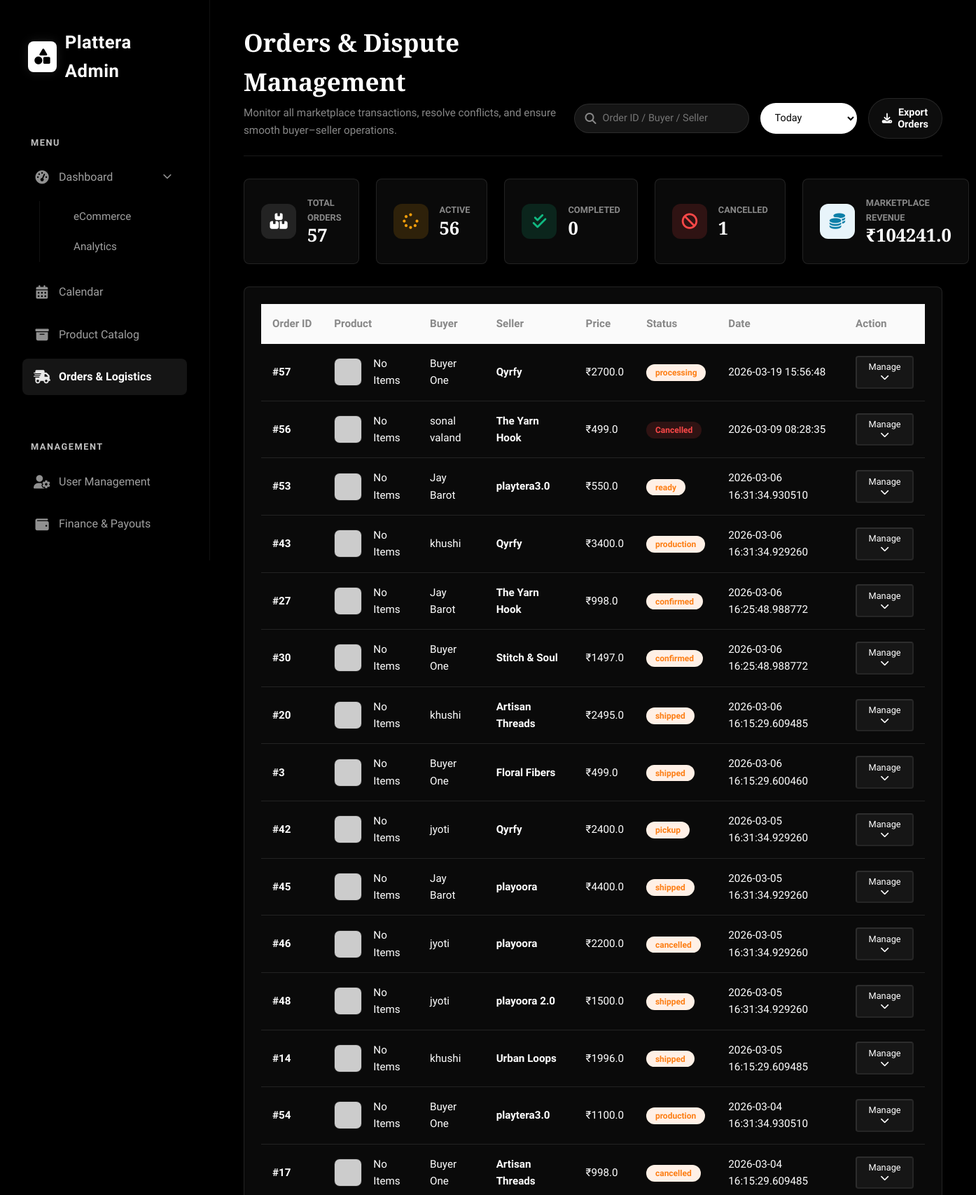
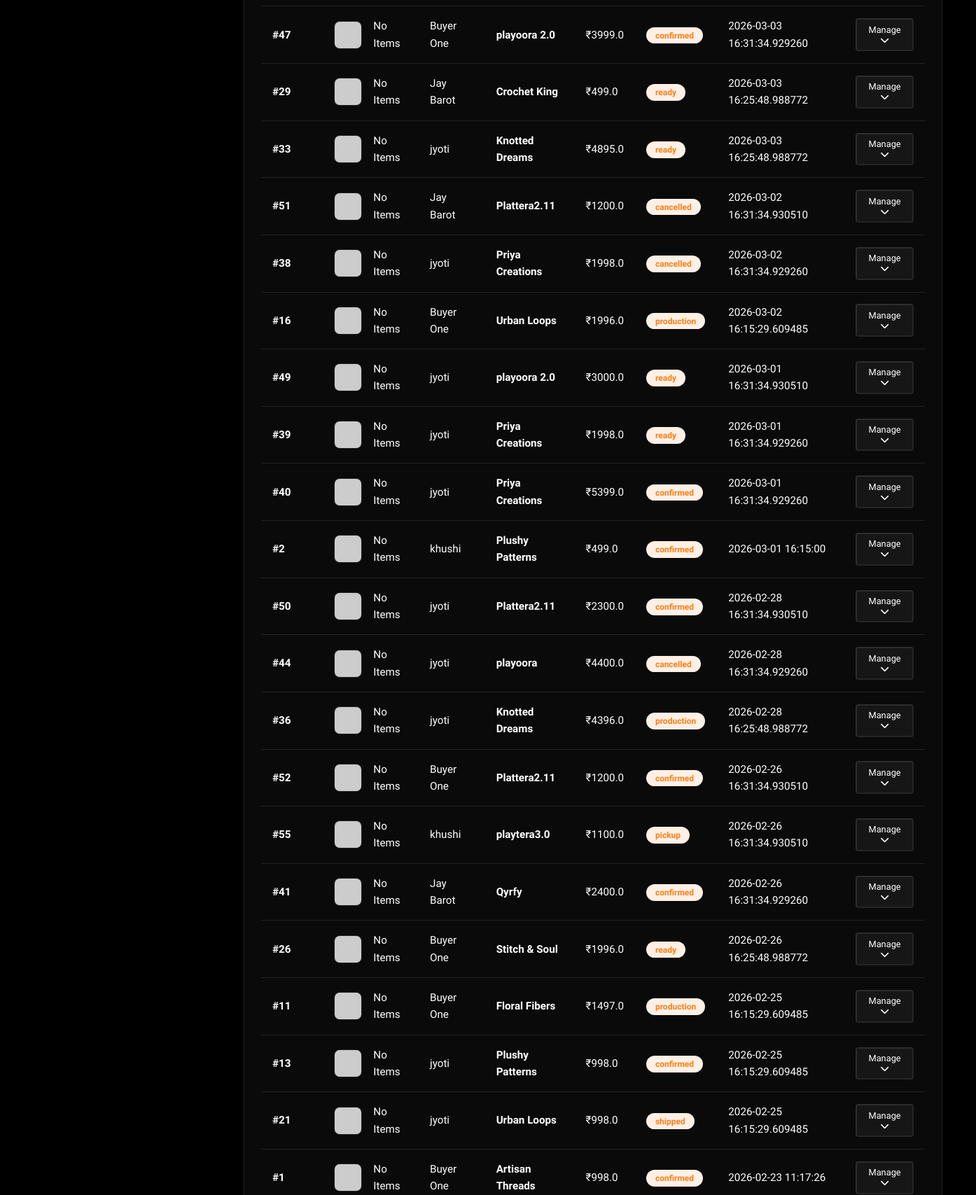
Screenshot of /admin/orders (signed in, upper part) with the database file from the repository (2 pictures, top to bottom).
### tables this page shows
CREATE TABLE orders (
        order_id INTEGER PRIMARY KEY AUTOINCREMENT,
        u_id INTEGER,
        total_amount REAL,
        order_status TEXT DEFAULT 'pending',
        created_at TIMESTAMP DEFAULT CURRENT_TIMESTAMP, shipping_address TEXT, payment_method TEXT, razorpay_order_id TEXT, razorpay_payment_id TEXT, razorpay_signature TEXT, seller_id INTEGER REFERENCES users(u_id), coupon_used TEXT, discount_amount REAL,
        FOREIGN KEY (u_id) REFERENCES users(u_id)
    );

CREATE TABLE users (
        u_id INTEGER PRIMARY KEY AUTOINCREMENT,
        u_name TEXT NOT NULL,
        u_email TEXT UNIQUE NOT NULL,
        u_password TEXT NOT NULL,
        u_role TEXT CHECK(u_role IN ('admin','seller','buyer')) NOT NULL,
        created_at TIMESTAMP DEFAULT CURRENT_TIMESTAMP
    , first_name TEXT, last_name TEXT, approval_status TEXT DEFAULT 'Approved', phone_number TEXT, reset_token TEXT, reset_expiry TIMESTAMP);

CREATE TABLE seller_profiles (
        sp_id INTEGER PRIMARY KEY AUTOINCREMENT,
        u_id INTEGER,
        shop_name TEXT,
        shop_description TEXT, location TEXT, profile_image TEXT, created_at DATETIME, address TEXT,
        FOREIGN KEY (u_id) REFERENCES users(u_id) ON DELETE CASCADE
    );

### blueprints/admin.py (the view)
@admin_bp.route('/admin/orders')
def manage_orders():
    if not session.get('admin_logged_in'):
        return redirect(url_for('admin.login'))
    orders = query_db("""
        SELECT o.*, u.u_name as buyer_name, sp.shop_name,
               (SELECT p_name FROM products p JOIN order_items oi ON p.p_id = oi.p_id WHERE oi.order_id = o.order_id LIMIT 1) as p_name,
               (SELECT pi.image_url FROM product_images pi JOIN order_items oi ON pi.p_id = oi.p_id WHERE oi.order_id = o.order_id LIMIT 1) as p_image,
               (SELECT COUNT(*) FROM order_items WHERE order_id = o.order_id) as item_count
        FROM orders o
        JOIN users u ON o.u_id = u.u_id
        LEFT JOIN seller_profiles sp ON o.seller_id = sp.u_id
        ORDER BY o.created_at DESC
    """)
    stats = {
        'total': len(orders),
        'active': len([o for o in orders if o['order_status'] not in ['Delivered', 'Cancelled']]),
        'completed': len([o for o in orders if o['order_status'] == 'Delivered']),
        'cancelled': len([o for o in orders if o['order_status'] == 'Cancelled']),
        'revenue': sum(o['total_amount'] for o in orders if o['total_amount'] is not None and o['order_status'] not in ['Delivered', 'Cancelled'])
    }
    return render_template('admin/orders.html', orders=orders, stats=stats)

### db.py (called while the page is built)
def get_db():
    if 'db' not in g:
        g.db = sqlite3.connect(DATABASE)
        g.db.row_factory = sqlite3.Row
    return g.db

def query_db(query, args=(), one=False):
    cur = get_db().execute(query, args)
    rv = cur.fetchall()
    cur.close()
    return (rv[0] if rv else None) if one else rv

### models.py (called while the page is built)
    @staticmethod
    def get(user_id):
        row = query_db(
            'SELECT u_id, u_name, u_email, u_role, approval_status, phone_number, first_name, last_name, created_at FROM users WHERE u_id = ?',
            [user_id], one=True
        )
        if row is None:
            return None
        return User(
            u_id=row['u_id'],
            u_name=row['u_name'],
            u_email=row['u_email'],
            u_role=row['u_role'],
            approval_status=row['approval_status'],
            phone_number=row['phone_number'],
            first_name=row['first_name'],
            last_name=row['last_name'],
            created_at=row['created_at']
        )

### templates/admin/orders.html (shortened to what this page needs)
<!DOCTYPE html>
<html lang="en">
<head>
    <link rel="stylesheet" href="https://cdnjs.cloudflare.com/ajax/libs/font-awesome/6.4.0/css/all.min.css">
</head>
<body>
    {% include 'admin/sidebar.html' %}
    <main class="main-content">
        <header class="top-header">
            <div class="page-title">
                <h1>Orders & Dispute Management</h1>
                <p>Monitor all marketplace transactions, resolve conflicts, and ensure smooth buyer–seller operations.
                </p>
            </div>
            <div class="header-actions">
                <div class="search-bar">
                    <i class="fa-solid fa-search"></i>
                    <input type="text" placeholder="Order ID / Buyer / Seller">
                </div>
                <select
                    style="padding: 0.7rem 1rem; border: 1px solid var(--border-color); border-radius: 50px; font-family: inherit; font-size: 0.9rem; background: white; cursor: pointer;">
                    <option>Today</option>
                </select>
                <button class="btn btn-outline"><i class="fa-solid fa-download"></i> Export Orders</button>
            </div>
        </header>
        <div id="tab-all" class="tab-content active">
            <div class="grid-5">
                <div class="card stat-card" style="margin-bottom:0;">
                    <div class="stat-icon" style="background:var(--primary-light); color:var(--primary);"><i
                            class="fa-solid fa-boxes-stacked"></i></div>
                    <div class="stat-info">
                        <span class="stat-title">Total Orders</span>
                        <span class="stat-value">{{ stats.total }}</span>
                    </div>
                </div>
                <div class="card stat-card" style="margin-bottom:0;">
                    <div class="stat-icon" style="background:var(--warning-light); color:var(--warning);"><i
                            class="fa-solid fa-spinner"></i></div>
                    <div class="stat-info">
                        <span class="stat-title">Active</span>
                        <span class="stat-value">{{ stats.active }}</span>
                    </div>
                </div>
                <div class="card stat-card" style="margin-bottom:0;">
                    <div class="stat-icon" style="background:var(--success-light); color:var(--success);"><i
                            class="fa-solid fa-check-double"></i></div>
                    <div class="stat-info">
                        <span class="stat-title">Completed</span>
                        <span class="stat-value">{{ stats.completed }}</span>
                    </div>
                </div>
                <div class="card stat-card" style="margin-bottom:0;">
                    <div class="stat-icon" style="background:var(--danger-light); color:var(--danger);"><i
                            class="fa-solid fa-ban"></i></div>
                    <div class="stat-info">
                        <span class="stat-title">Cancelled</span>
                        <span class="stat-value">{{ stats.cancelled }}</span>
                    </div>
                </div>
                <div class="card stat-card" style="margin-bottom:0; grid-column: auto;">
                    <div class="stat-icon" style="background:#e8f4fa; color:#0c7fa8;"><i class="fa-solid fa-coins"></i>
                    </div>
                    <div class="stat-info">
                        <span class="stat-title">Marketplace Revenue</span>
                        <span class="stat-value">₹{{ stats.revenue }}</span>
                    </div>
                </div>
            </div>
            <div class="card">
                <div class="table-wrap">
                    <table>
                        <thead>
                            <tr>
                                <th>Order ID</th>
                                <th>Product</th>
                                <th>Buyer</th>
                                <th>Seller</th>
                                <th>Price</th>
                                <th>Status</th>
                                <th>Date</th>
                                <th>Action</th>
                            </tr>
                        </thead>
                        <tbody>
                            {% for o in orders %}
                            <tr class="hoverable">
                                <td><strong>#{{ o.order_id }}</strong></td>
                                <td>
                                    <div class="flex-cell">
                                        <img src="{{ url_for('static', filename='uploads/' + o.p_image) if o.p_image else 'https://via.placeholder.com/100' }}"
                                            class="p-image">
                                        <span>{{ o.p_name or 'Multiple Items (' + (o.item_count|string) + ')' if
                                            o.item_count > 0 else 'No Items' }}</span>
                                    </div>
                                </td>
                                <td>{{ o.buyer_name }}</td>
                                <td><a href="#" style="color:var(--primary); font-weight:bold;">{{ o.shop_name or
                                        'Admin' }}</a></td>
                                <td>₹{{ o.total_amount }}</td>
                                <td>
                                    {% if o.order_status == 'Delivered' %}
                                    <span class="badge badge-delivered">Delivered</span>
                                    {% elif o.order_status == 'Cancelled' %}
                                    <span class="badge badge-cancelled">Cancelled</span>
                                    {% elif o.order_status == 'Shipped' %}
                                    <span class="badge badge-shipped">Shipped</span>
                                    {% else %}
                                    <span class="badge badge-inprod">{{ o.order_status }}</span>
                                    {% endif %}
                                </td>
                                <td>{{ o.created_at }}</td>
                                <td>
                                    <button class="btn-outline"
                                        style="padding:0.4rem 0.8rem; font-size:0.8rem; border-radius:4px;"
                                        onclick="toggleDetail('order-{{ o.order_id }}')">Manage <i
                                            class="fa-solid fa-chevron-down"></i></button>
                                </td>
                            </tr>
                            {% endfor %}
                        </tbody>
                    </table>
                </div>
            </div>
        </div>
    </main>
</body>
</html>

### static/css/admin_sidebar.css (style rules this page uses)
:root { --sidebar-bg: #000000; --sidebar-border: #111111; --sidebar-text: #a0a0a0; --sidebar-text-active: #ffffff; --sidebar-bg-active: #151515; --sidebar-title: #f0f0f0; --sidebar-width: 300px; --radius-md: 8px; --transition: all 0.3s cubic-bezier(0.4, 0, 0.2, 1); --accent-color: #ffffff; }

### templates/admin/orders.html (style rules this page uses)
:root { --primary: #ffffff; --primary-light: rgba(255, 255, 255, 0.1); --primary-dark: #e0e0e0; --secondary: #111111; --bg-body: #000000; --bg-card: #0a0a0a; --bg-hover: #151515; --text-dark: #ffffff; --text-muted: #888888; --border-color: rgba(255, 255, 255, 0.1); --success: #10b981; --success-light: rgba(16, 185, 129, 0.15); --warning: #f59e0b; --warning-light: rgba(245, 158, 11, 0.15); --danger: #fb4848; --danger-light: rgba(251, 72, 72, 0.15); --info: #3ba2b8; --info-light: rgba(59, 162, 184, 0.15); --font-head: 'Crimson Pro', serif; --font-body: 'Tenor Sans', sans-serif; --shadow-sm: none; --shadow-hover: 0 4px 15px rgba(255, 255, 255, 0.05); --radius-md: 12px; --radius-sm: 6px; --transition: all 0.3s ease; --sidebar-width: 300px; }
* { margin: 0; padding: 0; box-sizing: border-box; }
body { font-family: var(--font-body); color: var(--text-dark); background-color: var(--bg-body); line-height: 1.6; display: flex; min-height: 100vh; }
h1, h2, h3, h4, h5, h6 { font-family: var(--font-head); font-weight: 600; }
a { text-decoration: none; color: inherit; }
button { cursor: pointer; font-family: inherit; }
.main-content { flex: 1; margin-left: var(--sidebar-width); padding: 2rem 3rem; width: calc(100% - var(--sidebar-width)); display: flex; flex-direction: column; }
.top-header { display: flex; justify-content: space-between; align-items: flex-end; margin-bottom: 2rem; padding-bottom: 1.5rem; border-bottom: 1px solid var(--border-color); }
.page-title h1 { font-size: 2.2rem; color: var(--text-dark); margin-bottom: 0.3rem; }
.page-title p { color: var(--text-muted); font-size: 0.95rem; max-width: 600px; }
.header-actions { display: flex; gap: 1rem; align-items: center; }
.search-bar { position: relative; }
.search-bar i { position: absolute; left: 1rem; top: 50%; transform: translateY(-50%); color: var(--text-muted); }
.search-bar input { padding: 0.7rem 1rem 0.7rem 2.5rem; border: 1px solid var(--border-color); border-radius: 50px; font-family: inherit; width: 250px; font-size: 0.9rem; background: var(--bg-hover); color: var(--text-dark); transition: var(--transition); }
.btn { padding: 0.7rem 1.2rem; border-radius: 50px; font-family: inherit; font-weight: bold; font-size: 0.9rem; transition: var(--transition); display: inline-flex; align-items: center; gap: 0.5rem; border: 1px solid transparent; }
.btn-outline { background: rgba(255, 255, 255, 0.05); border-color: var(--border-color); color: var(--text-dark); }
.tab-content { display: none; animation: fadeIn 0.3s ease; }
.tab-content.active { display: block; }
.grid-5 { display: grid; grid-template-columns: repeat(5, 1fr); gap: 1.5rem; margin-bottom: 2rem; }
.card { background: var(--bg-card); border-radius: var(--radius-md); padding: 1.5rem; border: 1px solid var(--border-color); box-shadow: var(--shadow-sm); margin-bottom: 2rem; }
.stat-card { display: flex; align-items: center; gap: 1rem; padding: 1.5rem; }
.stat-icon { width: 50px; height: 50px; border-radius: 12px; display: flex; align-items: center; justify-content: center; font-size: 1.4rem; color: var(--primary); background: var(--primary-light); flex-shrink: 0; }
.stat-info { display: flex; flex-direction: column; }
.stat-title { font-size: 0.8rem; color: var(--text-muted); text-transform: uppercase; font-weight: bold; }
.stat-value { font-size: 1.6rem; font-family: var(--font-head); font-weight: bold; color: var(--text-dark); line-height: 1.2; }
.table-wrap { overflow-x: auto; }
table { width: 100%; border-collapse: collapse; font-size: 0.95rem; }
th, td { padding: 1rem; text-align: left; border-bottom: 1px solid var(--border-color); vertical-align: middle; }
th { color: var(--text-muted); font-weight: 600; background: #fafafa; white-space: nowrap; }
.p-image { width: 40px; height: 40px; border-radius: 8px; object-fit: cover; border: 1px solid var(--border-color); }
.flex-cell { display: flex; align-items: center; gap: 1rem; }
.badge { padding: 0.3rem 0.8rem; border-radius: 20px; font-size: 0.75rem; font-weight: bold; white-space: nowrap; }
.badge-inprod { background: #fff0e6; color: #fd7e14; }
.badge-cancelled { background: var(--danger-light); color: var(--danger); }

### rows the page displays
orders: order_id "57", p_name "No Items", buyer_name "Buyer One", shop_name "Qyrfy", total_amount "2700.0", order_status "processing", created_at "2026-03-19 15:56:48"
orders: order_id "56", p_name "No Items", buyer_name "sonal valand", shop_name "The Yarn Hook", total_amount "499.0", order_status "Cancelled", created_at "2026-03-09 08:28:35"
orders: order_id "53", p_name "No Items", buyer_name "Jay Barot", shop_name "playtera3.0", total_amount "550.0", order_status "ready", created_at "2026-03-06 16:31:34.930510"
orders: order_id "43", p_name "No Items", buyer_name "khushi", shop_name "Qyrfy", total_amount "3400.0", order_status "production", created_at "2026-03-06 16:31:34.929260"
orders: order_id "27", p_name "No Items", buyer_name "Jay Barot", shop_name "The Yarn Hook", total_amount "998.0", order_status "confirmed", created_at "2026-03-06 16:25:48.988772"
orders: order_id "30", p_name "No Items", buyer_name "Buyer One", shop_name "Stitch & Soul", total_amount "1497.0", order_status "confirmed", created_at "2026-03-06 16:25:48.988772"
orders: order_id "20", p_name "No Items", buyer_name "khushi", shop_name "Artisan Threads", total_amount "2495.0", order_status "shipped", created_at "2026-03-06 16:15:29.609485"
orders: order_id "3", p_name "No Items", buyer_name "Buyer One", shop_name "Floral Fibers", total_amount "499.0", order_status "shipped", created_at "2026-03-06 16:15:29.600460"
orders: order_id "42", p_name "No Items", buyer_name "jyoti", shop_name "Qyrfy", total_amount "2400.0", order_status "pickup", created_at "2026-03-05 16:31:34.929260"
orders: order_id "45", p_name "No Items", buyer_name "Jay Barot", shop_name "playoora", total_amount "4400.0", order_status "shipped", created_at "2026-03-05 16:31:34.929260"
orders: order_id "46", p_name "No Items", buyer_name "jyoti", shop_name "playoora", total_amount "2200.0", order_status "cancelled", created_at "2026-03-05 16:31:34.929260"
orders: order_id "48", p_name "No Items", buyer_name "jyoti", shop_name "playoora 2.0", total_amount "1500.0", order_status "shipped", created_at "2026-03-05 16:31:34.929260"
orders: order_id "14", p_name "No Items", buyer_name "khushi", shop_name "Urban Loops", total_amount "1996.0", order_status "shipped", created_at "2026-03-05 16:15:29.609485"
orders: order_id "54", p_name "No Items", buyer_name "Buyer One", shop_name "playtera3.0", total_amount "1100.0", order_status "production", created_at "2026-03-04 16:31:34.930510"
orders: order_id "17", p_name "No Items", buyer_name "Buyer One", shop_name "Artisan Threads", total_amount "998.0", order_status "cancelled", created_at "2026-03-04 16:15:29.609485"
orders: order_id "47", p_name "No Items", buyer_name "Buyer One", shop_name "playoora 2.0", total_amount "3999.0", order_status "confirmed", created_at "2026-03-03 16:31:34.929260"
orders: order_id "29", p_name "No Items", buyer_name "Jay Barot", shop_name "Crochet King", total_amount "499.0", order_status "ready", created_at "2026-03-03 16:25:48.988772"
orders: order_id "33", p_name "No Items", buyer_name "jyoti", shop_name "Knotted Dreams", total_amount "4895.0", order_status "ready", created_at "2026-03-03 16:25:48.988772"
orders: order_id "51", p_name "No Items", buyer_name "Jay Barot", shop_name "Plattera2.11", total_amount "1200.0", order_status "cancelled", created_at "2026-03-02 16:31:34.930510"
orders: order_id "38", p_name "No Items", buyer_name "jyoti", shop_name "Priya Creations", total_amount "1998.0", order_status "cancelled", created_at "2026-03-02 16:31:34.929260"
orders: order_id "16", p_name "No Items", buyer_name "Buyer One", shop_name "Urban Loops", total_amount "1996.0", order_status "production", created_at "2026-03-02 16:15:29.609485"
orders: order_id "49", p_name "No Items", buyer_name "jyoti", shop_name "playoora 2.0", total_amount "3000.0", order_status "ready", created_at "2026-03-01 16:31:34.930510"
orders: order_id "39", p_name "No Items", buyer_name "jyoti", shop_name "Priya Creations", total_amount "1998.0", order_status "ready", created_at "2026-03-01 16:31:34.929260"
orders: order_id "40", p_name "No Items", buyer_name "jyoti", shop_name "Priya Creations", total_amount "5399.0", order_status "confirmed", created_at "2026-03-01 16:31:34.929260"
orders: order_id "2", p_name "No Items", buyer_name "khushi", shop_name "Plushy Patterns", total_amount "499.0", order_status "confirmed", created_at "2026-03-01 16:15:00"
orders: order_id "50", p_name "No Items", buyer_name "jyoti", shop_name "Plattera2.11", total_amount "2300.0", order_status "confirmed", created_at "2026-02-28 16:31:34.930510"
orders: order_id "44", p_name "No Items", buyer_name "jyoti", shop_name "playoora", total_amount "4400.0", order_status "cancelled", created_at "2026-02-28 16:31:34.929260"
orders: order_id "36", p_name "No Items", buyer_name "jyoti", shop_name "Knotted Dreams", total_amount "4396.0", order_status "production", created_at "2026-02-28 16:25:48.988772"
orders: order_id "52", p_name "No Items", buyer_name "Buyer One", shop_name "Plattera2.11", total_amount "1200.0", order_status "confirmed", created_at "2026-02-26 16:31:34.930510"
orders: order_id "55", p_name "No Items", buyer_name "khushi", shop_name "playtera3.0", total_amount "1100.0", order_status "pickup", created_at "2026-02-26 16:31:34.930510"
orders: order_id "41", p_name "No Items", buyer_name "Jay Barot", shop_name "Qyrfy", total_amount "2400.0", order_status "confirmed", created_at "2026-02-26 16:31:34.929260"
orders: order_id "26", p_name "No Items", buyer_name "Buyer One", shop_name "Stitch & Soul", total_amount "1996.0", order_status "ready", created_at "2026-02-26 16:25:48.988772"
orders: order_id "11", p_name "No Items", buyer_name "Buyer One", shop_name "Floral Fibers", total_amount "1497.0", order_status "production", created_at "2026-02-25 16:15:29.609485"
orders: order_id "13", p_name "No Items", buyer_name "jyoti", shop_name "Plushy Patterns", total_amount "998.0", order_status "confirmed", created_at "2026-02-25 16:15:29.609485"
orders: order_id "21", p_name "No Items", buyer_name "jyoti", shop_name "Urban Loops", total_amount "998.0", order_status "shipped", created_at "2026-02-25 16:15:29.609485"
orders: order_id "1", p_name "No Items", buyer_name "Buyer One", shop_name "Artisan Threads", total_amount "998.0", order_status "confirmed", created_at "2026-02-23 11:17:26"

### other values shown
{{ stats.total }} "57"
{{ stats.active }} "56"
{{ stats.completed }} "0"
{{ stats.cancelled }} "1"
{{ stats.revenue }} "104241.0"
